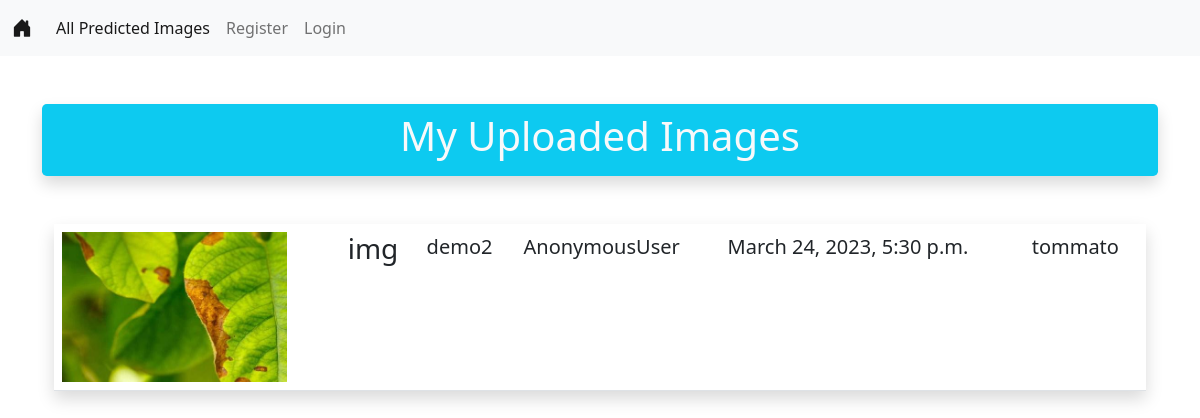
The page /myupload on the database its author committed.
### PlantDiseaseApp/models.py (models this page shows, shortened)
class ImageModel(models.Model):
    title =models.CharField(max_length=100)
    desc =  models.TextField()
    uploaded_by = models.CharField(max_length=100)
    uploaded_at = models.DateTimeField(auto_now_add=True)
    cat = models.ForeignKey(CategoryModel , on_delete=models.CASCADE)
    image = models.ImageField(upload_to='Uploaded_Image/')

class CategoryModel(models.Model):
    title = models.CharField(max_length=100)
    def __str__(self):
        return self.title

### PlantDiseaseApp/views.py (the view)
# urls.py: path('myupload',views.myupload_view.as_view() ,name='myupload'),
class myupload_view(View) :
    def get(self ,request):
        Images =ImageModel.objects.filter(uploaded_by = request.user)
        context = {'Images':Images}
        return render(request , 'myupload.html',context)

### templates/myupload.html (shortened to what this page needs)
{% extends 'base.html' %}
{% load static %}
{% block body %}
<div class="container my-5 p-2 text-center text-light bg-info shadow rounded-3">
    <h1 class="display-6">My Uploaded Images</h1>
</div>
<div class="container my-5">
   <table class="table">
    {% for img in Images %}
    <tr class="shadow">
        <td>
            <img src="{{img.image.url}}" alt="No image" height="150px">
        </td>
        <td><h3>{{img.title}}</h3></td>
        <td><p class="lead">{{img.desc}}</p></td>
        <td><p class="lead">{{img.uploaded_by}}</p></td>
        <td><p class="lead">{{img.uploaded_at}}</p></td>
        <td><p class="lead">{{img.cat}}</p></td>
    </tr>
    {% empty %}
    <h1 class="display-5">No Uploads</h1>
    {% endfor%}
   </table>
</div>
{% endblock body %}

### static/css/style.css (style rules this page uses)
body { background-image: url('https://images.pling.com/img/00/00/65/59/21/1760653/green-leaf-dew-drop-2020-nature-plant-hd-photo-wallpaper-1920x1080-10wallpaper.com.jpg'); }

### rows shown on the page
ImageModel: image (picture), title "img", desc "demo2", uploaded_by "AnonymousUser", uploaded_at "March 24, 2023, 5:30 p.m.", cat "tommato"
